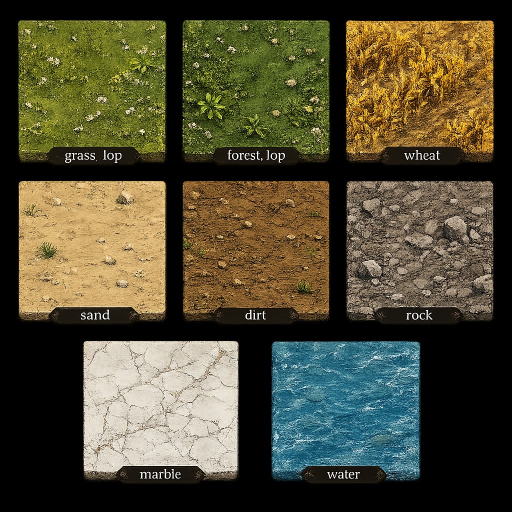
#> input picture assets/source/chatgpt_terrain_sheet.png, 1024 x 1024 px (shown at 1/2 size)
$ python slice_chatgpt_terrain_sheet.py
#> lines starting #> are read from the running program, lines starting #| are printed output that depends on the picture
#!/usr/bin/env python3
"""Decoupe la planche ChatGPT (8 textures) -> generated_mediterranean/."""

from __future__ import annotations

import argparse
import os
import sys

import numpy as np
from PIL import Image

ROOT = os.path.dirname(os.path.dirname(os.path.abspath(__file__)))
DEFAULT_SRC = os.path.join(ROOT, "assets", "source", "chatgpt_terrain_sheet.png")
OUT_DIR = os.path.join(ROOT, "assets", "tiles", "generated_mediterranean")

ROW_NAMES = [
    ["grass", "forest", "wheat"],
    ["sand", "dirt", "rock"],
    ["marble", "water"],
]

# Marges par texture (optionnel) — eau : un peu plus haut pour eviter la couture horizontale
TILE_MARGINS = {
    "water": {"margin_top": 0.16, "margin_bottom": 0.40},
}


def detect_tile_rows(sheet: Image.Image, rows: int = 3) -> list[list[tuple[int, int, int, int]]]:
    """Detecte les bbox (x0,y0,x1,y1) de chaque tuile par ligne (fond noir)."""
    rgb = np.array(sheet.convert("RGB"))
    h, w = rgb.shape[:2]
    result: list[list[tuple[int, int, int, int]]] = []

    for row in range(rows):
        ry0 = int(row * h / rows)
        ry1 = int((row + 1) * h / rows)
        strip = rgb[ry0:ry1]
        col_hits = (strip.max(axis=2) > 20).sum(axis=0)

        boxes: list[tuple[int, int, int, int]] = []
        in_tile = False
        tx0 = 0
        for x in range(w):
            if col_hits[x] > 10:
                if not in_tile:
                    tx0 = x
                    in_tile = True
            elif in_tile:
                if x - tx0 > 80:
                    boxes.append((tx0, ry0, x, ry1))
                in_tile = False
        if in_tile and w - tx0 > 80:
            boxes.append((tx0, ry0, w, ry1))
        result.append(boxes)

    return result


def extract_center_texture(
    tile: Image.Image,
    margin_x: float,
    margin_top: float,
    margin_bottom: float,
) -> Image.Image:
    """Recadre le centre de la tuile (evite labels en bas + bords 3D)."""
    tw, th = tile.size
    left = int(tw * margin_x)
    right = int(tw * (1.0 - margin_x))
    top = int(th * margin_top)
    bottom = int(th * (1.0 - margin_bottom))
    inner = tile.crop((left, top, right, bottom))
    iw, ih = inner.size
    side = min(iw, ih)
    cx = (iw - side) // 2
    cy = (ih - side) // 2
    return inner.crop((cx, cy, cx + side, cy + side)).convert("RGBA")


def margins_for(name: str, args) -> tuple[float, float, float]:
    overrides = TILE_MARGINS.get(name, {})
    return (
        overrides.get("margin_x", args.margin_x),
        overrides.get("margin_top", args.margin_top),
        overrides.get("margin_bottom", args.margin_bottom),
    )


def main() -> int:
    parser = argparse.ArgumentParser(description="Decoupe planche terrain ChatGPT")
    parser.add_argument("--src", default=DEFAULT_SRC, help="PNG planche")
    parser.add_argument("--size", type=int, default=64, help="Taille sortie carree")
    parser.add_argument("--margin-x", type=float, default=0.18, help="Marge laterale (ratio)")
    parser.add_argument("--margin-top", type=float, default=0.12, help="Marge haut (ratio)")
    parser.add_argument("--margin-bottom", type=float, default=0.38, help="Marge bas — labels")
    parser.add_argument("--preview", action="store_true", help="Sauvegarde apercu par tuile")
    args = parser.parse_args()

    if not os.path.isfile(args.src):
        print(f"Source introuvable : {args.src}", file=sys.stderr)
        return 1

    sheet = Image.open(args.src).convert("RGBA")
    sw, sh = sheet.size
#> sw = 1024; sh = 1024
    tile_rows = detect_tile_rows(sheet)
#> in detect_tile_rows, rgb is the input picture: shape (1024, 1024, 3); mean R, G, B 80, 75.2, 52.2
#> after the loop in detect_tile_rows, `for row in range(rows):`: result = [[(35, 0, 333, 341), (364, 0, 660, 341), (691, 0, 989, 341)], [(36, 341, 333, 682), (364, 341, 660, 682), (692, 341, 988, 682)], [(166, 682, 478, 1024), (543, 682, 841, 1024)]]
#> tile_rows has the same summary as result in detect_tile_rows

    os.makedirs(OUT_DIR, exist_ok=True)
    preview_dir = os.path.join(ROOT, "assets", "source", "chatgpt_terrain_preview")
    if args.preview:
        os.makedirs(preview_dir, exist_ok=True)

    print(f"Source : {args.src} ({sw}x{sh})")
#| Source : assets/source/chatgpt_terrain_sheet.png (1024x1024)
    print(f"Sortie : {OUT_DIR} ({args.size}x{args.size})")
    print(f"Marges defaut : x={args.margin_x}, top={args.margin_top}, bottom={args.margin_bottom}\n")

    count = 0
    for row_i, boxes in enumerate(tile_rows):
        names = ROW_NAMES[row_i] if row_i < len(ROW_NAMES) else []
        if len(boxes) != len(names):
            print(
                f"ATTENTION ligne {row_i} : {len(boxes)} tuiles detectees, "
                f"{len(names)} noms attendus",
                file=sys.stderr,
            )
        for j, box in enumerate(boxes):
            if j >= len(names):
                break
            name = names[j]
            cell = sheet.crop(box)
            mx, mt, mb = margins_for(name, args)
            tex = extract_center_texture(cell, mx, mt, mb)
            out = tex.resize((args.size, args.size), Image.Resampling.LANCZOS)
            out.save(os.path.join(OUT_DIR, f"{name}.png"), "PNG")
            print(
                f"  {name}.png  <- bbox {box}  crop {tex.size[0]}x{tex.size[1]}"
                + (f"  (marges top={mt}, bottom={mb})" if name in TILE_MARGINS else "")
            )
            count += 1
            if args.preview:
                preview = Image.new(
                    "RGBA",
                    (cell.width, cell.height + cell.width + 8),
                    (32, 32, 32, 255),
                )
                preview.paste(cell, (0, 0))
                preview.paste(
                    tex.resize((cell.width, cell.width), Image.Resampling.LANCZOS),
                    (0, cell.height + 8),
                )
                preview.save(os.path.join(preview_dir, f"{name}_preview.png"))
#> this loop made 3 passes
#> (boxes, names) on pass 1: ([(35, 0, 333, 341), (364, 0, 660, 341), (691, 0, 989, 341)], ['grass', 'forest', 'wheat'])
#> names on pass 2: ['sand', 'dirt', 'rock']
#|   grass.png  <- bbox (35, 0, 333, 341)  crop 171x171
#|   forest.png  <- bbox (364, 0, 660, 341)  crop 171x171
#|   wheat.png  <- bbox (691, 0, 989, 341)  crop 171x171
#|   sand.png  <- bbox (36, 341, 333, 682)  crop 171x171
#|   dirt.png  <- bbox (364, 341, 660, 682)  crop 171x171
#|   rock.png  <- bbox (692, 341, 988, 682)  crop 171x171
#|   marble.png  <- bbox (166, 682, 478, 1024)  crop 171x171
#|   water.png  <- bbox (543, 682, 841, 1024)  crop 151x151  (marges top=0.16, bottom=0.4)
#> pass 1, in extract_center_texture, `inner = tile.crop((left, top, right, bottom))`:
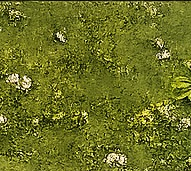
#> inner: PIL image 191x171 RGBA; mean R, G, B, A 108.4, 112.8, 37.8, 255
#> pass 1, in main, `out.save(os.path.join(OUT_DIR, f"{name}.png"), "PNG")`:
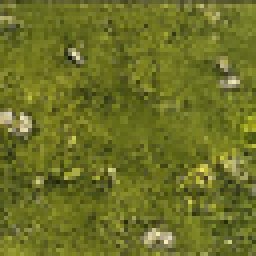
#> saved as grass.png: PIL image 64x64 RGBA (shown 4 times larger); mean R, G, B, A 108.3, 112.7, 37.5, 255
#> pass 1, in extract_center_texture (call 2), `inner = tile.crop((left, top, right, bottom))`:
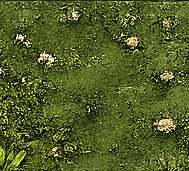
#> inner: PIL image 189x171 RGBA; mean R, G, B, A 82.1, 94.4, 36.7, 255
#> pass 1, in main, `out.save(os.path.join(OUT_DIR, f"{name}.png"), "PNG")`:
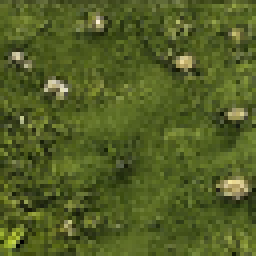
#> saved as forest.png: PIL image 64x64 RGBA (shown 4 times larger); mean R, G, B, A 82.2, 94.5, 36.9, 255
#> after the loop:
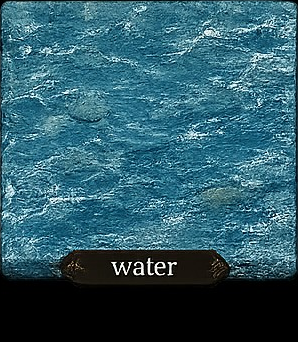
#> cell: PIL image 298x342 RGBA; mean R, G, B, A 46.6, 91, 104.8, 255
#> after the loop:
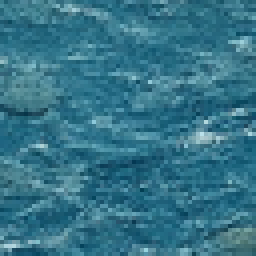
#> out: PIL image 64x64 RGBA (shown 4 times larger); mean R, G, B, A 52.5, 115.5, 135.8, 255
#> after the loop:
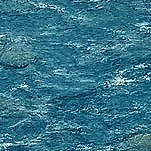
#> tex: PIL image 151x151 RGBA; mean R, G, B, A 52.4, 115.5, 135.8, 255
#> after the loop, count = 8

    print(f"\n{count} textures deployees. Ctrl+F5 dans le navigateur.")
#| 8 textures deployees. Ctrl+F5 dans le navigateur.
    return 0


if __name__ == "__main__":
    sys.exit(main())
#> (the program exits here)

$ run again, with assets/source/water_cell_raw.png copied over assets/source/chatgpt_terrain_sheet.png
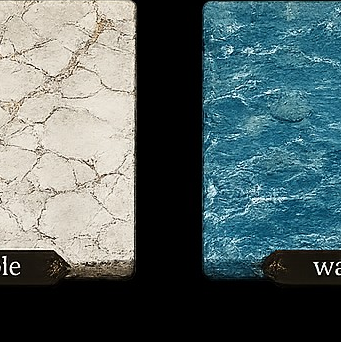
#> input picture assets/source/water_cell_raw.png, 341 x 342 px
#> in main, sheet is the input picture: PIL image 341x342 RGBA; mean R, G, B, A 83.9, 99.7, 100.8, 255
#> after the loop in detect_tile_rows, `for row in range(rows):`: result = [[(0, 0, 137, 114), (202, 0, 341, 114)], [(0, 114, 137, 228), (202, 114, 341, 228)], [(0, 228, 136, 342), (202, 228, 341, 342)]]
#> tile_rows has the same summary as result in detect_tile_rows
#| Source : assets/source/chatgpt_terrain_sheet.png (341x342)
#> the loop in main, `for row_i, boxes in enumerate(tile_rows):` made 3 passes
#> (boxes, names) on passes 1 to 2: ([(0, 0, 137, 114), (202, 0, 341, 114)], ['grass', 'forest', 'wheat']), ([(0, 114, 137, 228), (202, 114, 341, 228)], ['sand', 'dirt', 'rock'])
#> (printed output is left out)
#> pass 1, in main, `out.save(os.path.join(OUT_DIR, f"{name}.png"), "PNG")`:
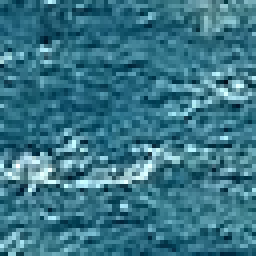
#> saved as forest.png: PIL image 64x64 RGBA (shown 4 times larger); mean R, G, B, A 56.6, 116.7, 134.7, 255
#> after the loop in main, `for row_i, boxes in enumerate(tile_rows):`:
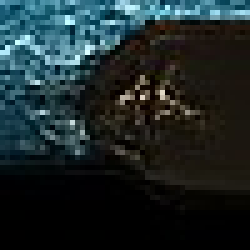
#> tex: PIL image 50x50 RGBA (shown 5 times larger); mean R, G, B, A 28.7, 40.2, 41.5, 255
#> after the loop in main, `for row_i, boxes in enumerate(tile_rows):`: count = 6
#| 6 textures deployees. Ctrl+F5 dans le navigateur.
